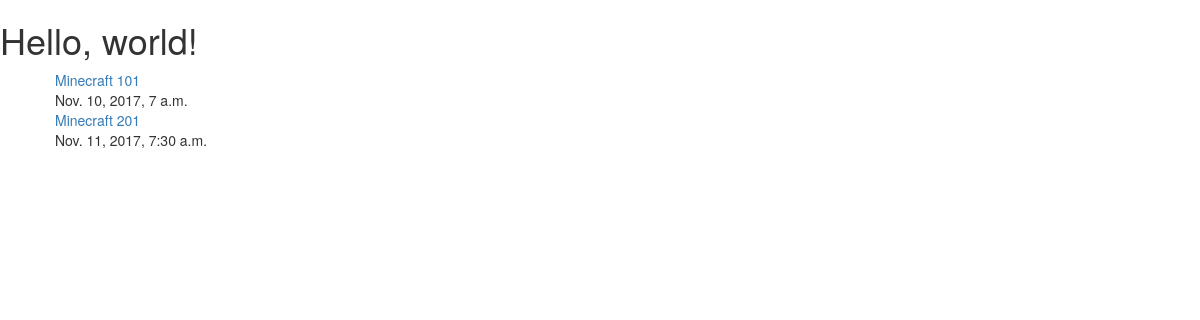
Page /presentations/list/ (signed in) on the earlier database version.
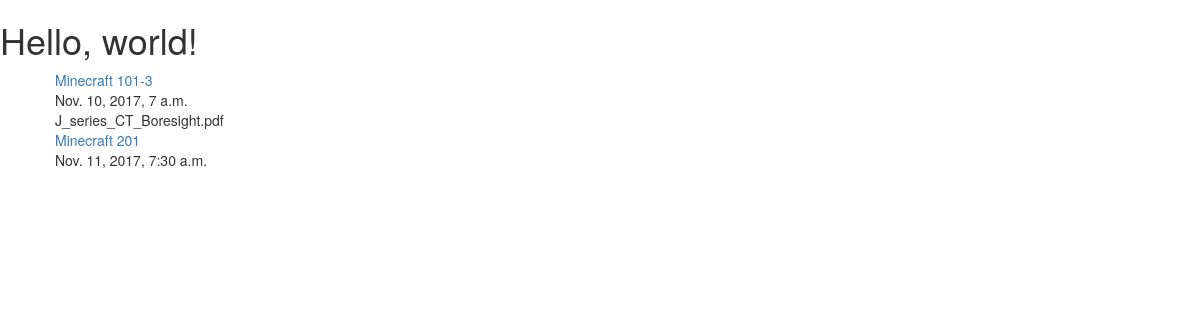
Same page on the later database version.
### presentations/models.py (models this page shows, shortened)
class Presentation(models.Model):
	def __str__(self):
		return self.session_title
	session_title = models.CharField(max_length = 100)
	date_and_time = models.DateTimeField('Presentation date and time')
	presentation = models.FileField(blank=True)
	presenter = models.ForeignKey(User, blank=True, null=True)
	conference = models.ForeignKey(Conference)

### presentations/views.py (the view)
class PresentationListView(generic.ListView):
	def get_queryset(self):
		current_user = self.request.user
		return Presentation.objects.filter(presenter_id=current_user.id)

### presentations/templates/presentations/presentation_list.html (shortened to what this page needs)
{% extends 'presentations/base.html' %}
{% block content %}
{% if object_list %}
	<ul>
	{% for presentation in object_list %}
		<div class="post">
		<a href="{% url 'presentations:update' presentation.id %}">
		{{ presentation }}
		</a>
		</div>
		{{ presentation.date_and_time }}
		<div>
		{{ presentation.presentation }}
		</div>
	{% endfor %}
	</ul>
	{% else %}
		<p>No Presentations are available</p>
    {% endif %}
{% endblock %}

### presentations/templates/presentations/base.html (shortened to what this page needs)
{% load staticfiles %}
<!DOCTYPE html>
<html lang="en">
  <head>
    <link href="{% static 'presentations/css/bootstrap.min.css' %}" rel="stylesheet">
  </head>
  <body>
    <h1>Hello, world!</h1>
    <div class="col-md-8">
            {% block content %}
            {% endblock %}
            </div>
  </body>
</html>

Differences in the rows shown:
changed Presentation: session_title "Minecraft 101" → "Minecraft 101-3"; presentation (not shown) → "J_series_CT_Boresight.pdf"
